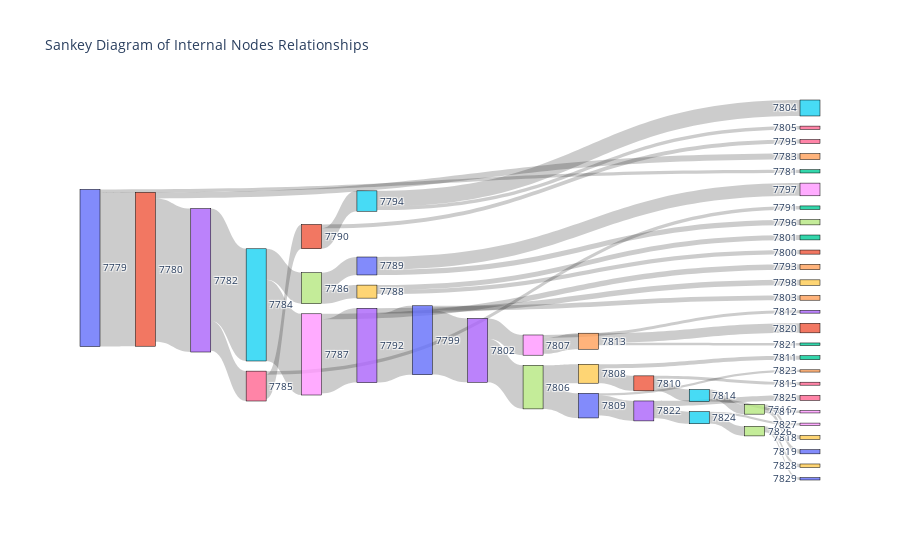

The code cell stored with this chart in its notebook:
### Code cell
# Those digraphs are too big to view on screen.
# Quick bit of google reveals the Sankey diagram might suit this type of data

##### GPT4AA ######
# Having decided upon the charting package, I asked GPT4AA to write all of this, no intervention required from me


import plotly.graph_objects as go

# Create nodes and links for the Sankey diagram
all_nodes = list(set(internal_relationships['parent']).union(set(internal_relationships['child'])))
node_indices = {node: idx for idx, node in enumerate(all_nodes)}

# Create the links using the node indices
links = {
    'source': internal_relationships['parent'].map(node_indices).tolist(),
    'target': internal_relationships['child'].map(node_indices).tolist(),
    'value':  internal_relationships['child_size'].tolist()
}

# Create the Sankey diagram
fig = go.Figure(data=[go.Sankey(
    node = dict(
        pad = 15,
        thickness = 20,
        line = dict(color = "black", width = 0.5),
        label = all_nodes
    ),
    link = links
)])

fig.update_layout(title_text="Sankey Diagram of Internal Nodes Relationships", font_size=10)
fig.show()

### Figure 1 — Plotly figure (JSON) as saved in the notebook; plotly's stock layout.template omitted (floating-point values rounded to 4 significant figures)
{"data": [{"link": {"source": [0, 0, 1, 1, 3, 3, 5, 5, 7, 7, 6, 6, 8, 8, 11, 11, 10, 10, 13, 13, 9, 9, 20, 20, 15, 15, 23, 23, 27, 27, 29, 29, 28, 28, 31, 31, 35, 35, 37, 37, 34, 34, 30, 30, 43, 43, 45, 45, 47, 47], "target": [1, 2, 3, 4, 5, 6, 7, 8, 9, 10, 11, 12, 13, 14, 15, 16, 17, 18, 19, 20, 21, 22, 23, 24, 25, 26, 27, 28, 29, 30, 31, 32, 33, 34, 35, 36, 37, 38, 39, 40, 41, 42, 43, 44, 45, 46, 47, 48, 49, 50], "value": [7262, 154, 6769, 285, 5296, 1410, 1463, 3833, 615, 848, 1146, 168, 3509, 257, 963, 183, 248, 599, 256, 3253, 193, 231, 3010, 227, 754, 155, 2056, 954, 895, 1161, 706, 189, 132, 757, 565, 141, 451, 114, 187, 200, 451, 121, 941, 107, 572, 240, 454, 108, 165, 113]}, "node": {"label": [7779, 7780, 7781, 7782, 7783, 7784, 7785, 7786, 7787, 7788, 7789, 7790, 7791, 7792, 7793, 7794, 7795, 7796, 7797, 7798, 7799, 7800, 7801, 7802, 7803, 7804, 7805, 7806, 7807, 7808, 7809, 7810, 7811, 7812, 7813, 7814, 7815, 7816, 7817, 7818, 7819, 7820, 7821, 7822, 7823, 7824, 7825, 7826, 7827, 7828, 7829], "line": {"color": "black", "width": 0.5}, "pad": 15, "thickness": 20}, "type": "sankey"}], "layout": {"font": {"size": 10}, "title": {"text": "Sankey Diagram of Internal Nodes Relationships"}}}
